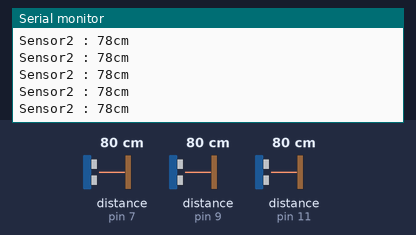
The sketch below on a simulated Arduino Uno, built with avr-gcc and run on an emulated ATmega328P. On the bench: the last lines printed to the serial monitor. Wiring (inferred from the names in the program): 3 × ultrasonic range finder: trigger pin 8, echo pin 7 / trigger pin 10, echo pin 9 / trigger pin 12, echo pin 11. Inputs (shaded band) come from the test bench; at power-on: distance to the obstacle (sensors on pin 7, pin 9, pin 11) 80 cm. The echo pulse lasts 58.3 µs per cm.

Above: at 2.2 s.
2.3 s: distance to the obstacle (sensor on pin 7) set to 2 cm
At 3.2 s:
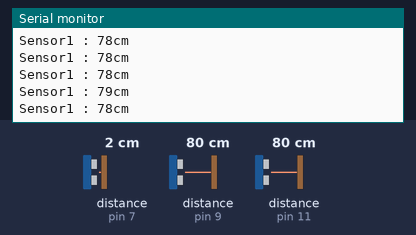
3.8 s: distance to the obstacle (sensor on pin 9) set to 2 cm
At 5.26 s:
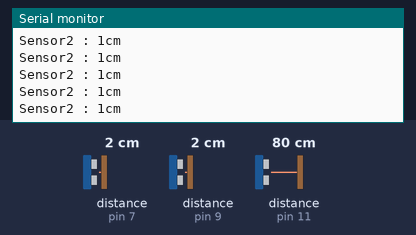
5.3 s: distance to the obstacle (sensor on pin 11) set to 2 cm
At 6.17 s:
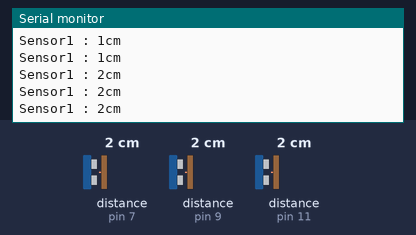
6.8 s: distance to the obstacle (sensor on pin 7) set to 4 cm
At 7.19 s:
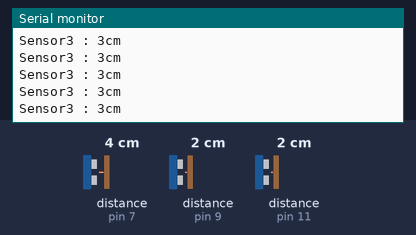
8.3 s: distance to the obstacle (sensor on pin 9) set to 4 cm
At 9.68 s:
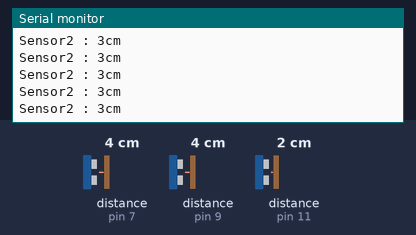
9.8 s: distance to the obstacle (sensor on pin 11) set to 9 cm
At 10.6 s:
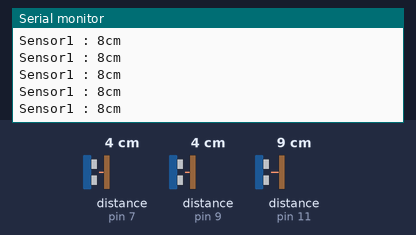
Timing chart, 0 to 12.8 s (numbered marks = the images above; inputs shaded):
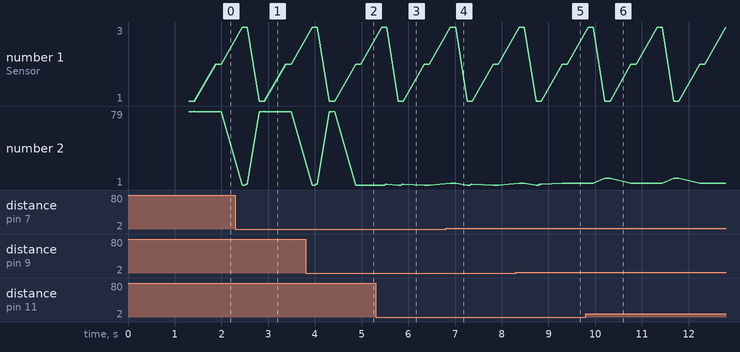

Measured:
- after the input at 2.3 s, the serial monitor: prints a new line after 0.14 s (image 1)
- after the input at 3.8 s, the serial monitor: prints a new line after 1.1 s (image 2)
- after the input at 5.3 s, the serial monitor: prints a new line after 0.49 s (image 3)
- after the input at 6.8 s, the serial monitor: prints a new line after 0.10 s (image 4)
- after the input at 8.3 s, the serial monitor: prints a new line after 0.99 s (image 5)
- after the input at 9.8 s, the serial monitor: prints a new line after 0.41 s (image 6)

The sketch:

ohmygod1___.ino
```cpp
int distance;             /*  초음파센서로 모터제어 하기  */
int trigPin1 = 12;
int echoPin1 = 11;
int trigPin2 = 10;
int echoPin2 = 9;
int trigPin3 = 8;
int echoPin3 = 7;

#define IN1 6  // L298모듈의 제어 신호 입력 핀 번호 지정

#define IN2 5

#define IN3 4

#define IN4 3


int servoPin = 2;     // 서보모터 연결 포트

long duration1, distance1;
long duration2, distance2;
long duration3, distance3;


void forward() {      // L298 제어용 전진 함수

  digitalWrite(IN1, HIGH);

  digitalWrite(IN2, LOW);

  digitalWrite(IN3, HIGH);

  digitalWrite(IN4, LOW);
}


void back() {         // 후진

  digitalWrite(IN1, LOW);

  digitalWrite(IN2, HIGH);

  digitalWrite(IN3, LOW);

  digitalWrite(IN4, HIGH);
}


void left() {         // 좌회전(왼쪽모터 멈춤:오른쪽모터 전진)

  digitalWrite(IN1, LOW);

  digitalWrite(IN2, LOW);

  digitalWrite(IN3, HIGH);

  digitalWrite(IN4, LOW);
}


void right() {      // 우회전(왼쪽모터 전진:오른쪽모터 멈춤)

  digitalWrite(IN1, HIGH);

  digitalWrite(IN2, LOW);

  digitalWrite(IN3, LOW);

  digitalWrite(IN4, LOW);
}


void stop() {       // 정지

  digitalWrite(IN1, LOW);

  digitalWrite(IN2, LOW);

  digitalWrite(IN3, LOW);

  digitalWrite(IN4, LOW);
}


void setup( )  {

  Serial.begin(9600);
  pinMode(trigPin1, OUTPUT); // trigPin을 출력으로
  pinMode(echoPin1, INPUT); // echoPin을 입력이다.
  pinMode(trigPin2, OUTPUT); // trigPin을 출력으로
  pinMode(echoPin2, INPUT); // echoPin을 입력이다.
  pinMode(trigPin3, OUTPUT); // trigPin을 출력으로
  pinMode(echoPin3, INPUT); // echoPin을 입력이다.


  delay(1000);

}


float getDistanceCM1() {      // 초음파 센서 거리 측정 함수(단위:cm)
  digitalWrite(trigPin1, LOW); //초음파 센서를 초기화 하는 과정입니다.
  delayMicroseconds(2);
  digitalWrite(trigPin1, HIGH);
  delayMicroseconds(10);
  digitalWrite(trigPin1, LOW);
  duration1 = pulseIn(echoPin1, HIGH); // 트리거 핀에서 나온 펄스를 받아서
  distance1 = duration1 * 0.034 / 2; // 거리를 측정합니다.

  if (distance1 >= 500 || distance1 <= 0) { //500보다 크거나, 0보다 작으면 측정이 불가하다는 것을 프린트합니다.
    Serial.println("Out of range"); //측정 불가 라는 것을 프린트 합니다.
  }
  else {
    Serial.print ( "Sensor1 : "); //센서 1에
    Serial.print ( distance1);// 거리 값

    Serial.println("cm"); // cm를 출력합니다.
  }

}
void getStableDistanceCM1() {

  int CmSum1 = 0;

  for (int i = 0; i < 8; i++) {

    CmSum1 += getDistanceCM1();  //예, 'sum = sum + cm' 과 동일
    CmSum1 = CmSum1 / 8;
  }
  if (CmSum1 >= 25 || CmSum1 <= 50) {
    left();

  }

}
float getDistanceCM2() {      // 초음파 센서 거리 측정 함수(단위:cm)
  digitalWrite(trigPin2, LOW);
  delayMicroseconds(2);
  digitalWrite(trigPin2, HIGH);
  delayMicroseconds(10);
  digitalWrite(trigPin2, LOW);
  duration2 = pulseIn(echoPin2, HIGH);
  distance2 = duration2 * 0.034 / 2;

  if (distance2 >= 500 || distance2 <= 0) {
    Serial.println("Out of range");
  }
  else {
    Serial.print("Sensor2 : ");
    Serial.print (distance2);
    Serial.println("cm");
  }


  return distance2;

}

void getStableDistanceCM2() {

  int CmSum2 = 0;

  for (int i = 0; i < 8; i++) {

    CmSum2 += getDistanceCM2();  //예, 'sum = sum + cm' 과 동일
    CmSum2 = CmSum2 / 8;
  }
  if (CmSum2 >= 25 || CmSum2 <= 50) {
    forward();


  }
}
float getDistanceCM3() {      // 초음파 센서 거리 측정 함수(단위:cm)
  digitalWrite(trigPin3, LOW);
  delayMicroseconds(2);
  digitalWrite(trigPin3, HIGH);
  delayMicroseconds(10);
  digitalWrite(trigPin3, LOW);
  duration3 = pulseIn(echoPin3, HIGH);
  distance3 = duration3 * 0.034 / 2;

  if (distance3 >= 500 || distance3 <= 0) {
    Serial.println("Out of range");
  }
  else {
    Serial.print("Sensor3 : ");
    Serial.print(distance3);
    Serial.println("cm");
  }


}

void getStableDistanceCM3() {

  int CmSum3 = 0;

  for (int i = 0; i < 8; i++) {

    CmSum3 += getDistanceCM3();  //예, 'sum = sum + cm' 과 동일
    CmSum3 = CmSum3 / 8;
  }
  if (CmSum3 >= 25 || CmSum3 <= 50) {
    right();

  }
}


void loop( ) {
  stop();

  delay(300);
  getStableDistanceCM1();
  delay(500);
  getStableDistanceCM2();
  delay(500);
  getStableDistanceCM3();


}
```
